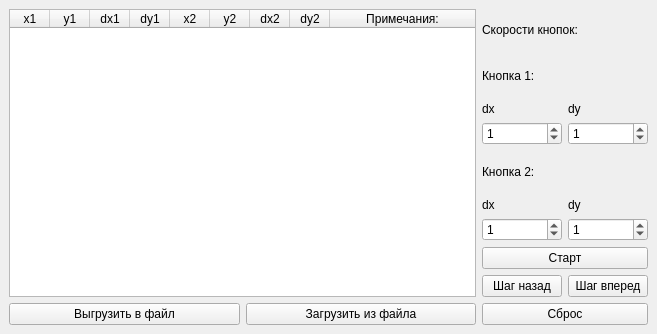
<?xml version="1.0" encoding="UTF-8"?>
<ui version="4.0">
 <class>SettingsWindow</class>
 <widget class="QMainWindow" name="SettingsWindow">
  <property name="geometry">
   <rect>
    <x>0</x>
    <y>0</y>
    <width>657</width>
    <height>334</height>
   </rect>
  </property>
  <property name="windowTitle">
   <string>Лабораторная работа 1: Окно настроек</string>
  </property>
  <widget class="QWidget" name="centralwidget">
   <layout class="QHBoxLayout" name="horizontalLayout">
    <item>
     <layout class="QVBoxLayout" name="verticalLayout_6">
      <item>
       <widget class="QTableWidget" name="table">
        <property name="rowCount">
         <number>0</number>
        </property>
        <attribute name="horizontalHeaderDefaultSectionSize">
         <number>40</number>
        </attribute>
        <attribute name="horizontalHeaderMinimumSectionSize">
         <number>30</number>
        </attribute>
        <attribute name="horizontalHeaderStretchLastSection">
         <bool>true</bool>
        </attribute>
        <column>
         <property name="text">
          <string>x1</string>
         </property>
        </column>
        <column>
         <property name="text">
          <string>y1</string>
         </property>
        </column>
        <column>
         <property name="text">
          <string>dx1</string>
         </property>
        </column>
        <column>
         <property name="text">
          <string>dy1</string>
         </property>
        </column>
        <column>
         <property name="text">
          <string>x2</string>
         </property>
        </column>
        <column>
         <property name="text">
          <string>y2</string>
         </property>
        </column>
        <column>
         <property name="text">
          <string>dx2</string>
         </property>
        </column>
        <column>
         <property name="text">
          <string>dy2</string>
         </property>
        </column>
        <column>
         <property name="text">
          <string>Примечания:</string>
         </property>
        </column>
       </widget>
      </item>
      <item>
       <layout class="QHBoxLayout" name="horizontalLayout_5">
        <item>
         <widget class="QPushButton" name="saveButton">
          <property name="text">
           <string>Выгрузить в файл</string>
          </property>
         </widget>
        </item>
        <item>
         <widget class="QPushButton" name="loadButton">
          <property name="text">
           <string>Загрузить из файла</string>
          </property>
         </widget>
        </item>
       </layout>
      </item>
     </layout>
    </item>
    <item>
     <layout class="QVBoxLayout" name="verticalLayout">
      <item>
       <widget class="QLabel" name="label">
        <property name="sizePolicy">
         <sizepolicy hsizetype="Preferred" vsizetype="Minimum">
          <horstretch>0</horstretch>
          <verstretch>0</verstretch>
         </sizepolicy>
        </property>
        <property name="text">
         <string>Cкорости кнопок:</string>
        </property>
       </widget>
      </item>
      <item>
       <widget class="QLabel" name="label_2">
        <property name="sizePolicy">
         <sizepolicy hsizetype="Preferred" vsizetype="Minimum">
          <horstretch>0</horstretch>
          <verstretch>0</verstretch>
         </sizepolicy>
        </property>
        <property name="text">
         <string>Кнопка 1:</string>
        </property>
       </widget>
      </item>
      <item>
       <layout class="QHBoxLayout" name="horizontalLayout_3">
        <item>
         <layout class="QVBoxLayout" name="verticalLayout_2">
          <item>
           <widget class="QLabel" name="label_5">
            <property name="text">
             <string>dx</string>
            </property>
           </widget>
          </item>
          <item>
           <widget class="QSpinBox" name="spinBox_dx1">
            <property name="minimum">
             <number>-99</number>
            </property>
            <property name="value">
             <number>1</number>
            </property>
           </widget>
          </item>
         </layout>
        </item>
        <item>
         <layout class="QVBoxLayout" name="verticalLayout_3">
          <item>
           <widget class="QLabel" name="label_6">
            <property name="text">
             <string>dy</string>
            </property>
           </widget>
          </item>
          <item>
           <widget class="QSpinBox" name="spinBox_dy1">
            <property name="minimum">
             <number>-99</number>
            </property>
            <property name="value">
             <number>1</number>
            </property>
           </widget>
          </item>
         </layout>
        </item>
       </layout>
      </item>
      <item>
       <widget class="QLabel" name="label_3">
        <property name="sizePolicy">
         <sizepolicy hsizetype="Preferred" vsizetype="Minimum">
          <horstretch>0</horstretch>
          <verstretch>0</verstretch>
         </sizepolicy>
        </property>
        <property name="text">
         <string>Кнопка 2:</string>
        </property>
       </widget>
      </item>
      <item>
       <layout class="QHBoxLayout" name="horizontalLayout_2">
        <item>
         <layout class="QVBoxLayout" name="verticalLayout_4">
          <item>
           <widget class="QLabel" name="label_7">
            <property name="text">
             <string>dx</string>
            </property>
           </widget>
          </item>
          <item>
           <widget class="QSpinBox" name="spinBox_dx2">
            <property name="minimum">
             <number>-99</number>
            </property>
            <property name="value">
             <number>1</number>
            </property>
           </widget>
          </item>
         </layout>
        </item>
        <item>
         <layout class="QVBoxLayout" name="verticalLayout_5">
          <item>
           <widget class="QLabel" name="label_8">
            <property name="text">
             <string>dy</string>
            </property>
           </widget>
          </item>
          <item>
           <widget class="QSpinBox" name="spinBox_dy2">
            <property name="minimum">
             <number>-99</number>
            </property>
            <property name="value">
             <number>1</number>
            </property>
           </widget>
          </item>
         </layout>
        </item>
       </layout>
      </item>
      <item>
       <widget class="QPushButton" name="startButton">
        <property name="text">
         <string>Старт</string>
        </property>
       </widget>
      </item>
      <item>
       <layout class="QHBoxLayout" name="horizontalLayout_4">
        <item>
         <widget class="QPushButton" name="previousButton">
          <property name="text">
           <string>Шаг назад</string>
          </property>
         </widget>
        </item>
        <item>
         <widget class="QPushButton" name="nextButton">
          <property name="text">
           <string>Шаг вперед</string>
          </property>
         </widget>
        </item>
       </layout>
      </item>
      <item>
       <widget class="QPushButton" name="resetButton">
        <property name="text">
         <string>Сброс</string>
        </property>
       </widget>
      </item>
     </layout>
    </item>
   </layout>
  </widget>
 </widget>
 <resources/>
 <connections/>
</ui>
